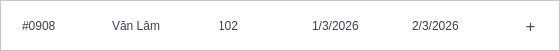
       <widget class="QFrame" name="frame_4">
        <property name="minimumSize">
         <size>
          <width>0</width>
          <height>51</height>
         </size>
        </property>
        <property name="maximumSize">
         <size>
          <width>16777215</width>
          <height>51</height>
         </size>
        </property>
        <property name="sizeIncrement">
         <size>
          <width>0</width>
          <height>0</height>
         </size>
        </property>
        <property name="styleSheet">
         <string notr="true">QFrame{
	background-color: white;
}
QFrame:hover {
	border-left: 2px solid #2563EB;
}
QFrame QLineEdit {
    color: #374151;
}</string>
        </property>
        <property name="frameShape">
         <enum>QFrame::StyledPanel</enum>
        </property>
        <property name="frameShadow">
         <enum>QFrame::Raised</enum>
        </property>
        <widget class="QLineEdit" name="lineEdit_11">
         <property name="geometry">
          <rect>
           <x>20</x>
           <y>10</y>
           <width>61</width>
           <height>31</height>
          </rect>
         </property>
         <property name="styleSheet">
          <string notr="true">QLineEdit {
	border: none;
	background-color:transparent;
}</string>
         </property>
         <property name="text">
          <string>#0908</string>
         </property>
         <property name="readOnly">
          <bool>true</bool>
         </property>
        </widget>
        <widget class="QLineEdit" name="lineEdit_12">
         <property name="geometry">
          <rect>
           <x>110</x>
           <y>10</y>
           <width>91</width>
           <height>31</height>
          </rect>
         </property>
         <property name="styleSheet">
          <string notr="true">QLineEdit {
	border: none;
	background-color:transparent;
}</string>
         </property>
         <property name="text">
          <string>Văn Lâm</string>
         </property>
         <property name="readOnly">
          <bool>true</bool>
         </property>
        </widget>
        <widget class="QLineEdit" name="lineEdit_13">
         <property name="geometry">
          <rect>
           <x>310</x>
           <y>10</y>
           <width>81</width>
           <height>31</height>
          </rect>
         </property>
         <property name="styleSheet">
          <string notr="true">QLineEdit {
	border: none;
	background-color:transparent;
}</string>
         </property>
         <property name="text">
          <string>1/3/2026</string>
         </property>
         <property name="readOnly">
          <bool>true</bool>
         </property>
        </widget>
        <widget class="QLineEdit" name="lineEdit_14">
         <property name="geometry">
          <rect>
           <x>410</x>
           <y>10</y>
           <width>81</width>
           <height>31</height>
          </rect>
         </property>
         <property name="styleSheet">
          <string notr="true">QLineEdit {
	border: none;
	background-color:transparent;
}</string>
         </property>
         <property name="text">
          <string>2/3/2026</string>
         </property>
         <property name="readOnly">
          <bool>true</bool>
         </property>
        </widget>
        <widget class="QPushButton" name="pushButton_5">
         <property name="geometry">
          <rect>
           <x>510</x>
           <y>10</y>
           <width>41</width>
           <height>31</height>
          </rect>
         </property>
         <property name="font">
          <font>
           <pointsize>-1</pointsize>
          </font>
         </property>
         <property name="styleSheet">
          <string notr="true">QPushButton {
        background-color: transparent; /* Trong suốt để lộ màu nền của bảng */
        border: none;                  /* Xóa viền nút */
        color: #505050;               /* Màu của dấu + */
        font-size: 17px;               /* Chỉnh dấu + to rõ */
        font-weight: none;
    }
    QPushButton:hover {
        color: #007BFF;               /* Đổi màu xanh khi di chuột vào để biết là bấm được */
    }</string>
         </property>
         <property name="text">
          <string>+</string>
         </property>
        </widget>
        <widget class="QLineEdit" name="lineEdit_15">
         <property name="geometry">
          <rect>
           <x>220</x>
           <y>10</y>
           <width>21</width>
           <height>31</height>
          </rect>
         </property>
         <property name="styleSheet">
          <string notr="true">QLineEdit {
	border: none;
	background-color:transparent;
}</string>
         </property>
         <property name="text">
          <string>102</string>
         </property>
         <property name="readOnly">
          <bool>true</bool>
         </property>
        </widget>
       </widget>
